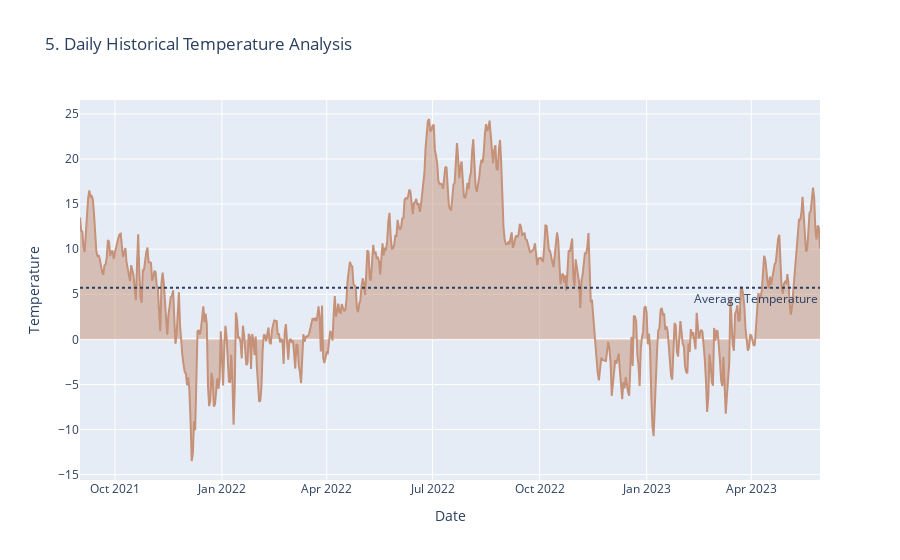

The notebook cell this image was saved under:
### Markdown cell above
<div class="alert alert-block alert-info">
<h3 style="font-family:  'Garamond', 'Lucida Sans', sans-serif; text-align: center; color:#164863;  font-weight: bold; font-size: 24px;">   About 'historical_weather.csv':  </h3>
<b>datetime</b> <br>
<b>temperature</b> <br>
<b>dewpoint</b> <br>
<b>rain:</b> Different from the forecast conventions. The rain from large scale weather systems of the preceding hour in millimeters.<br>
<b>snowfall:</b>Different from the forecast conventions. Snowfall over the preceding hour in centimeters. <br>
<b>surface_pressure:</b> The air pressure at surface in hectopascals.<br>
<b>cloudcover_[low/mid/high/total]:</b> Different from the forecast conventions.<br>
<b>windspeed_10m:</b> The wind speed at 10 meters above ground in meters per second.<br>
<b>winddirection_10m:</b> The wind direction at 10 meters above ground in degrees.<br>
<b>shortwave_radiation:</b> The global horizontal irradiation in watt-hours per square meter.<br>
<b>direct_solar_radiation</b> <br>
<b>diffuse_radiation:</b> The diffuse solar irradiation in watt-hours per square meter.<br>
<b>[latitude/longitude]:</b> -The coordinates of the weather station.
</div>

### Code cell
fig = px.area(daily, x=daily.index, y="temperature",title='5. Daily Historical Temperature Analysis')
fig.add_hline(y=meanTemp, line_dash="dot", annotation_text="Average Temperature", annotation_position="bottom right")
fig.update_traces(line_color='#C59279')
fig.update_layout(xaxis_title="Date", yaxis_title="Temperature",legend=dict(orientation="h", yanchor="bottom", y=1.02, xanchor="right", x=1))
fig.show()

### Figure 1 — Plotly figure (JSON) as saved in the notebook; plotly's stock layout.template omitted (floating-point values rounded to 4 significant figures; data arrays with more than 128 entries replaced by an {"elided": "..."} marker saying what was removed)
{"data": [{"fillpattern": {"shape": ""}, "hovertemplate": "datetime=%{x}<br>temperature=%{y}<extra></extra>", "legendgroup": "", "line": {"color": "#C59279"}, "marker": {"symbol": "circle"}, "mode": "lines", "name": "", "orientation": "v", "showlegend": false, "stackgroup": "1", "x": {"elided": "637 str values"}, "xaxis": "x", "y": {"elided": "637 float values"}, "yaxis": "y", "type": "scatter"}], "layout": {"xaxis": {"anchor": "y", "domain": [0, 1], "title": {"text": "Date"}, "type": "date", "range": ["2021-09-01", "2023-05-30"], "autorange": true}, "yaxis": {"anchor": "x", "domain": [0, 1], "title": {"text": "Temperature"}, "type": "linear", "range": [-15.59, 26.54], "autorange": true}, "legend": {"tracegroupgap": 0, "orientation": "h", "yanchor": "bottom", "y": 1.02, "xanchor": "right", "x": 1}, "title": {"text": "5. Daily Historical Temperature Analysis"}, "shapes": [{"line": {"dash": "dot"}, "type": "line", "x0": 0, "x1": 1, "xref": "x domain", "y0": 5.71, "y1": 5.71, "yref": "y"}], "annotations": [{"showarrow": false, "text": "Average Temperature", "x": 1, "xanchor": "right", "xref": "x domain", "y": 5.71, "yanchor": "top", "yref": "y"}], "autosize": true}}
